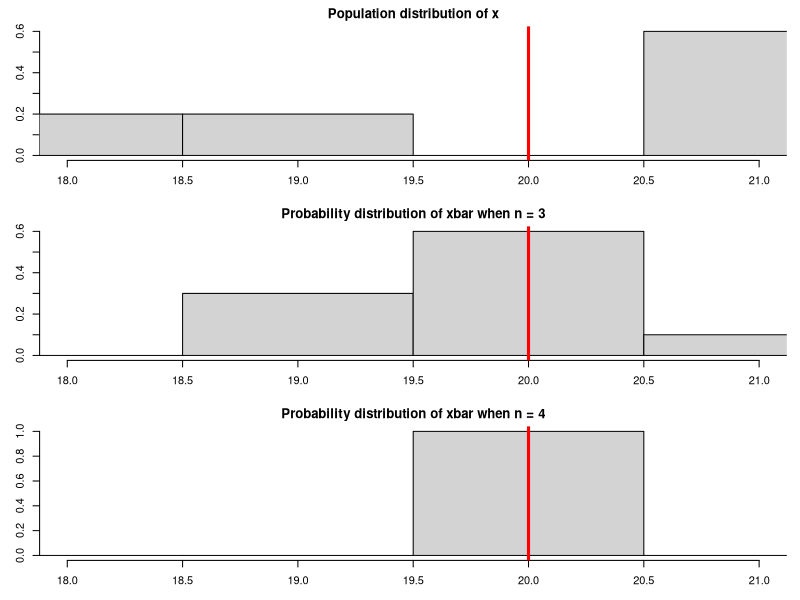
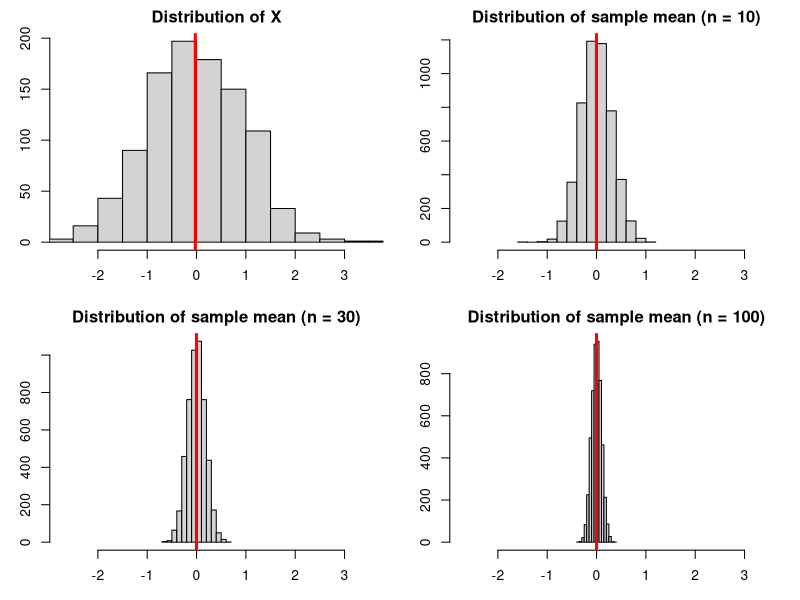
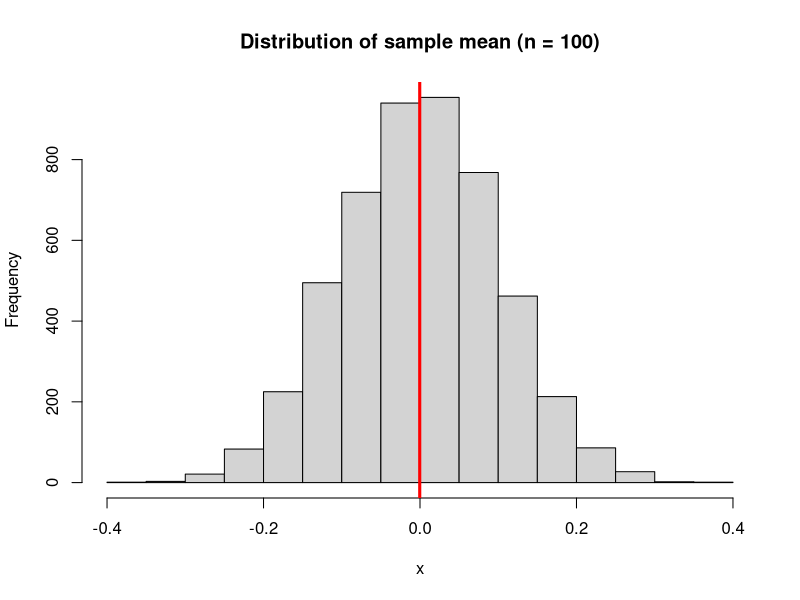
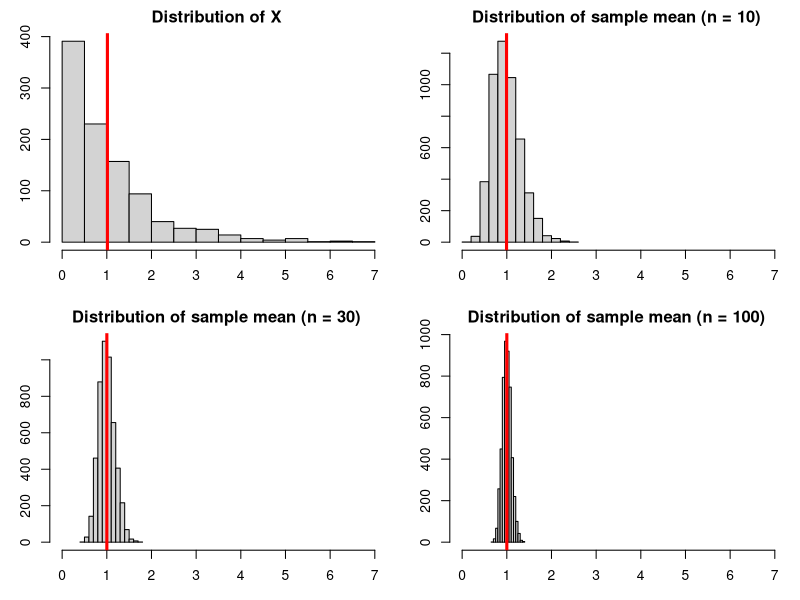
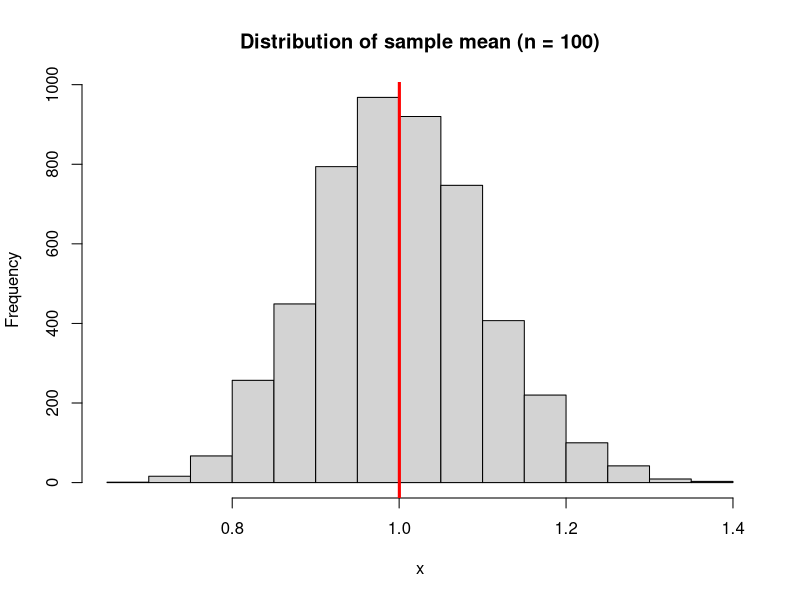
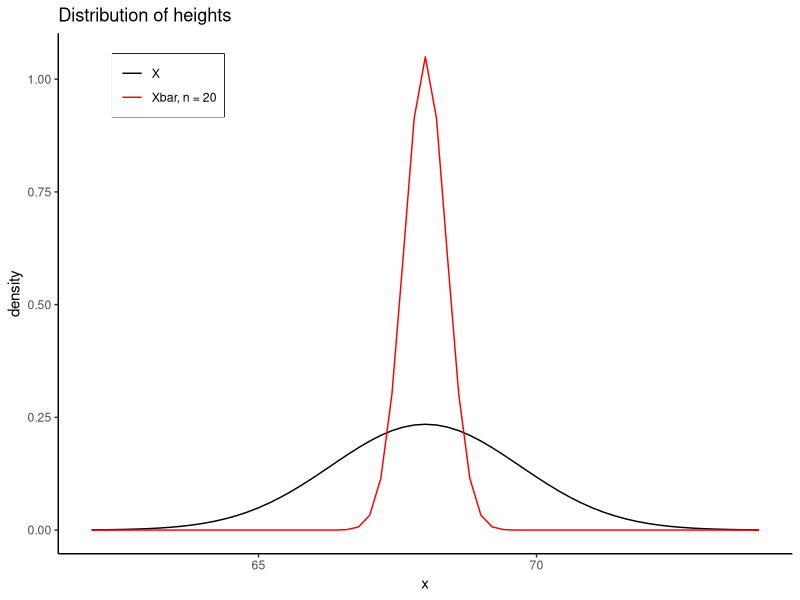

Write the R code that produced these figures, in order.
##################################################################
# sampling distributions - in a random selection of observations,
#    the sample mean is a random variable with a probability
#    distribution
##################################################################

library(ggplot2)
library(gtools)

####################################################
# for a given population of student ages, draw a 
# histogram and add a line for the population mean
####################################################
x <- c(21,19,21,21,18)

## calculate population mean, which is 20 ##
mean(x)   

## draw histogram ##
xlim <- c(min(x), max(x))
breaks <- seq(17.5, 21.5, by= 1)
par.orig <- par(mfrow = c(3,1), mar = c(3,3,2,1))
hist(x, prob = TRUE, xlim = xlim, 
     main = "Population distribution of x", breaks = breaks)
abline(v = mean(x), col = "red", lwd = 3)

###################################################################
## What are the possible mean values if we randomly select 3
## students? Generate the sample space, find the possible
## sample means, and construct a histogram. Also label the
## average (expected value) for the sample mean
###################################################################

## Find the sample space for selecting n = 3 students. 
##    We use combinations, since order does not matter, and
##      use the following arguments:
##        - set = FALSE because x contains duplicate values
##            that we don't want removed
##        - repeats.allowed = FALSE because once one student
##            is selected, we do not select them again

S <- combinations(length(x), 3, x, set = FALSE, repeats.allowed = FALSE)
S

## get possible sample means and draw histogram
sample.means <- rowMeans(S)
hist(sample.means, xlim = xlim, prob = TRUE, breaks = breaks,
     main = "Probability distribution of xbar when n = 3")
expected.value <- mean(sample.means) ## 20, the same as the population mean!
abline(v = expected.value, col = "red", lwd = 3)

### repeat above analysis for n = 4 ###
S <- combinations(length(x), 4, x, set = FALSE, repeats.allowed = FALSE)
sample.means <- rowMeans(S)
hist(sample.means, xlim = xlim, prob = TRUE, breaks = breaks,
     main = "Probability distribution of xbar when n = 4")
expected.value <- mean(sample.means) ## 20, the same as the population mean!
abline(v = expected.value, col = "red", lwd = 3)

par(par.orig)


####################################################################
# Key observations/facts: 

# Let X be a random variable with mean mu and standard deviation 
# sigma. 

# Let Xbar be the sample mean calculated from 'n' independent
# samples of X. Then Xbar has mean mu/n and standard deviation
# sigma / sqrt(n)

####################################################################


###################################################################
## Central Limit Theorem when X ~ normally distributed
###################################################################


# helper function that constructs histogram and adds vertical 
# red line for mean 
plot.hist <-function(x, ...) {
  hist(x, ...)
  abline(v = mean(x), lwd = 3, col = "red")
}


###################################################################
## returns the sample mean from 'n' randomly generated observations 
## from the standard normal distribution
###################################################################
get.sample.mean <- function(n) {
  r <- rnorm(n)
  mean(r)
}

x.population <- rnorm(1000)
x.10 <- replicate(5000, get.sample.mean(10))
x.30 <- replicate(5000, get.sample.mean(30))
x.100 <- replicate(5000, get.sample.mean(100))

xlim <- c(min(x.population), max(x.population))
par.orig <- par(mfrow = c(2,2), mar = c(3,3,2,1))
plot.hist(x.population, main = "Distribution of X", xlim = xlim)
plot.hist(x.10, main = "Distribution of sample mean (n = 10)", xlim = xlim)
plot.hist(x.30, main = "Distribution of sample mean (n = 30)", xlim = xlim)
plot.hist(x.100, main = "Distribution of sample mean (n = 100)", xlim = xlim)
par(par.orig)

# use default x-range
plot.hist(x.100, main = "Distribution of sample mean (n = 100)")


###################################################################
## Central Limit Theorem when X ~ NOT normally distributed!
## we will look at the exponential distribution, which is skewed
###################################################################

###################################################################
## returns the sample mean from 'n' randomly generated observations 
## from the exponential distribution
###################################################################
get.sample.mean <-function(n) {
  r <- rexp(n)
  mean(r)
}

x.population <- rexp(1000)
x.10 <- replicate(5000, get.sample.mean(10))
x.30 <- replicate(5000, get.sample.mean(30))
x.100 <- replicate(5000, get.sample.mean(100))


xlim <- c(min(x.population), max(x.population))
par.orig <- par(mfrow = c(2,2), mar = c(3,3,2,1))
plot.hist(x.population, main = "Distribution of X", xlim = xlim)
plot.hist(x.10, main = "Distribution of sample mean (n = 10)", xlim = xlim)
plot.hist(x.30, main = "Distribution of sample mean (n = 30)", xlim = xlim)
plot.hist(x.100, main = "Distribution of sample mean (n = 100)", xlim = xlim)
par(par.orig)

# use default x-range to show sampling distribution is
# approximately normal
plot.hist(x.100, main = "Distribution of sample mean (n = 100)")

###################################################################
## Central Limit Theorem in practice:
## Suppose that heights have the distribution X ~ N(68, 1.7).
## We will calculate probabilities involving the sample mean 
## from a sample of 20 individuals
###################################################################

###################################################################
## Visualization
###################################################################

x <- seq(62, 74, by = .2)
y1 <- dnorm(x, mean = 68, sd = 1.7) ## density of x
y2 <- dnorm(x, mean = 68, sd = 1.7 / sqrt(20)) ## density of sample mean when n = 20
df <- data.frame(x = x, y1 = y1, y2 = y2)

ggplot(df) + geom_line(aes(x,y1, color = "y1")) + 
  geom_line(aes(x,y2, color = "y2")) +
  ggtitle("Distribution of heights") + ylab("density") +
  scale_colour_manual(breaks = c("y1", "y2"),
                    values = c("black", "red"),
                    labels = c("X", "Xbar, n = 20")) +
  theme_classic() + theme(legend.position = c(.15,.9), 
                          legend.box.background = element_rect(),
                          legend.title = element_blank())

###############################################################
# Questions:
###############################################################

# Find P(X < 69)


# Find P(X > 67)


# In a random sample of 20 individuals, find the probability
# that the sample mean is less than 69:



# In a random sample of 20 individuals, find the probability
# that the sample mean is greater than 67


# In a random sample of 20 individuals, find the probability
# that the sample mean is between 67 and 67.5.

